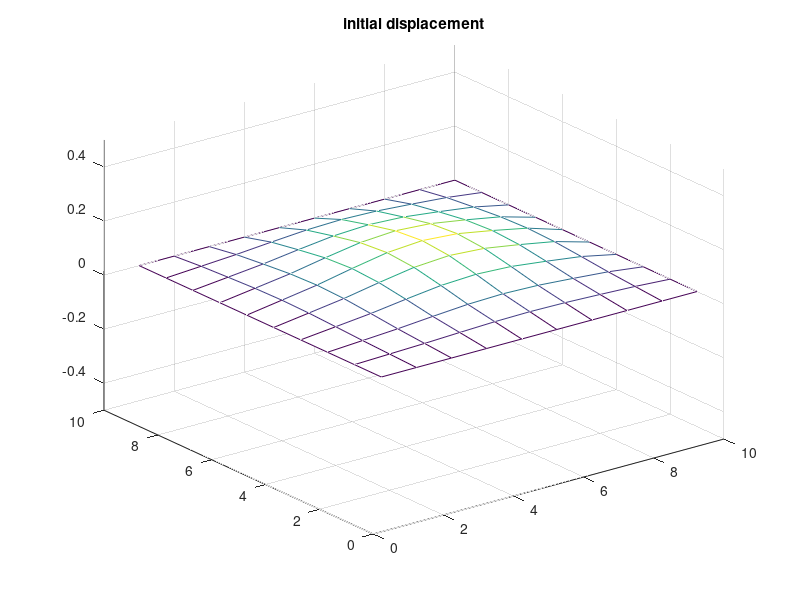
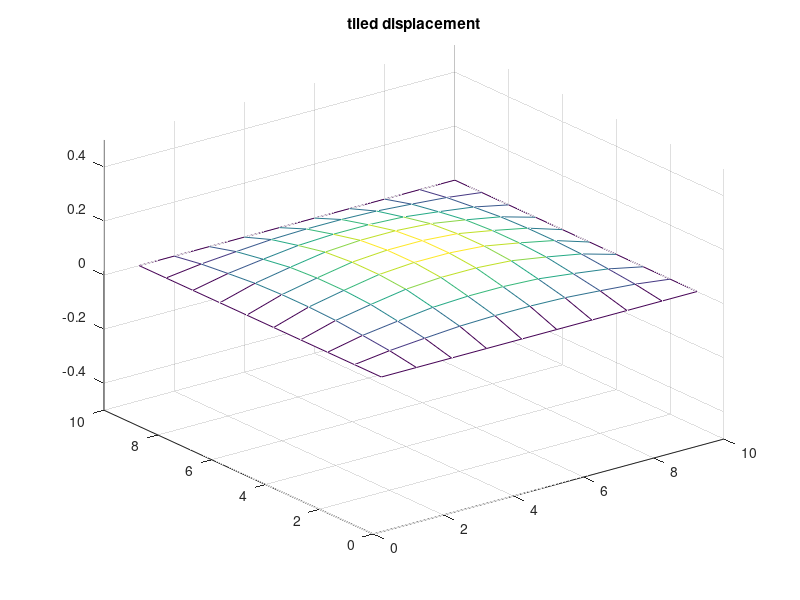

These figures' MATLAB source, in order:
xSize=5;
ySize=5;
n = 2*xSize ;
clc;
uHit = zeros(n,n); %input strike
% boundary condition -1.0<gain<1.0
% 1.0 is completely free edge
% 0.0 is clamped edge
boundaryGain = 0;

%sets the amplitude of the stick strike 
ampIn = .1;
%sets the position of the stick strike: 0<pos<n
x_mid = n/2;
y_mid = n/2;
%sets width of the gaussian strike input -- see figure 1
alpha = .1 ;
%compute the gaussian strike amplitude
for i=2:n-1
    for j=2:n-1
        uHit(i,j) = ampIn*exp(-alpha*(((i-1)-x_mid)^2+((j-1)-y_mid)^2));
    end
end
%enforce boundary conditions
uHit(1,:) = boundaryGain * uHit(2,:);
uHit(n,:) = boundaryGain * uHit(n-1,:);
uHit(:,1) = boundaryGain * uHit(:,2);
uHit(:,n) = boundaryGain * uHit(:,n-1);


figure(1);clf;
mh = mesh(uHit);
title('initial displacement')
set(gca, 'zlim', [-0.5,0.5])


uPatch = zeros(xSize,ySize);
uPatchBinary = int64(zeros(xSize,ySize));

fprintf('wire [17:0] gaussian [0:xSize-1][0:ySize-1];\n'); 
for x=0:xSize-1
    for y=0:ySize-1
            if (x == 0 || y ==0)
                uPatch(x+1,y+1) = 0;
            else
               uPatch(x+1,y+1) = ampIn*exp(-alpha*(((xSize-x)-1)*((xSize-x)-1) + ((ySize-y)-1)*((ySize-y)-1)));
            end
               uPatchBinary(x+1,y+1) = int64(uPatch(x+1,y+1)*(65536.0));
               fprintf('assign gaussian[%i][%i] = 18''h%x;\n',x,y,uPatchBinary(x+1,y+1));
    end
end

uTiled = [uPatch fliplr(uPatch);
                flipud(uPatch) fliplr(flipud(uPatch))];
       figure(2);clf;
mh = mesh(uTiled);
title('tiled displacement')
set(gca, 'zlim', [-0.5,0.5])
pause(1);
close all;


